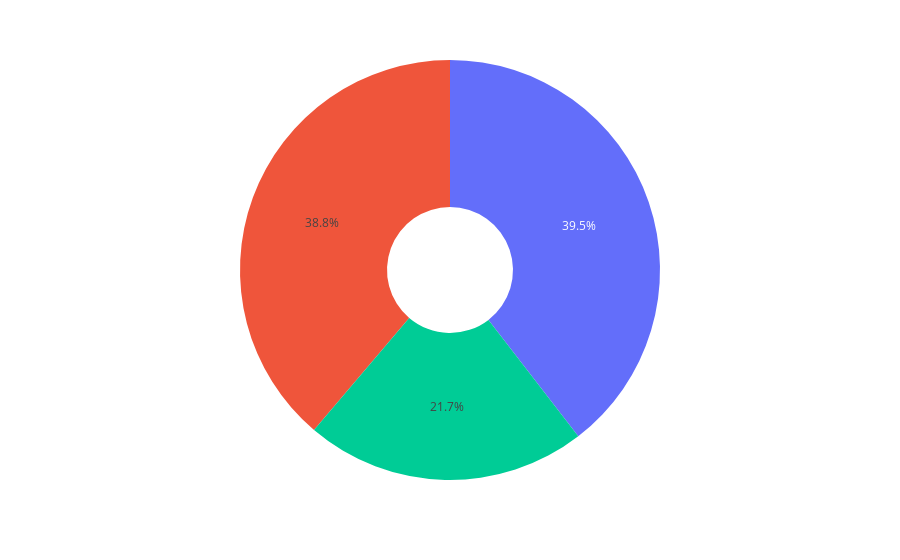

The cell this chart's notebook holds for it:
### Code cell
px.pie(streaming_movies_data , values = "StreamingMovies" , color = "Type", hole = 0.3)

### Figure 1 — Plotly figure (JSON) as saved in the notebook; plotly's stock layout.template omitted (floating-point values rounded to 4 significant figures)
{"data": [{"customdata": [["No"], ["Yes"], ["No internet service"]], "domain": {"x": [0, 1], "y": [0, 1]}, "hole": 0.3, "hovertemplate": "StreamingMovies=%{value}<br>Type=%{customdata[0]}<extra></extra>", "legendgroup": "", "marker": {"colors": ["#636efa", "#EF553B", "#00cc96"]}, "name": "", "showlegend": false, "type": "pie", "values": [2785, 2732, 1526]}], "layout": {"legend": {"tracegroupgap": 0}, "margin": {"t": 60}}}
